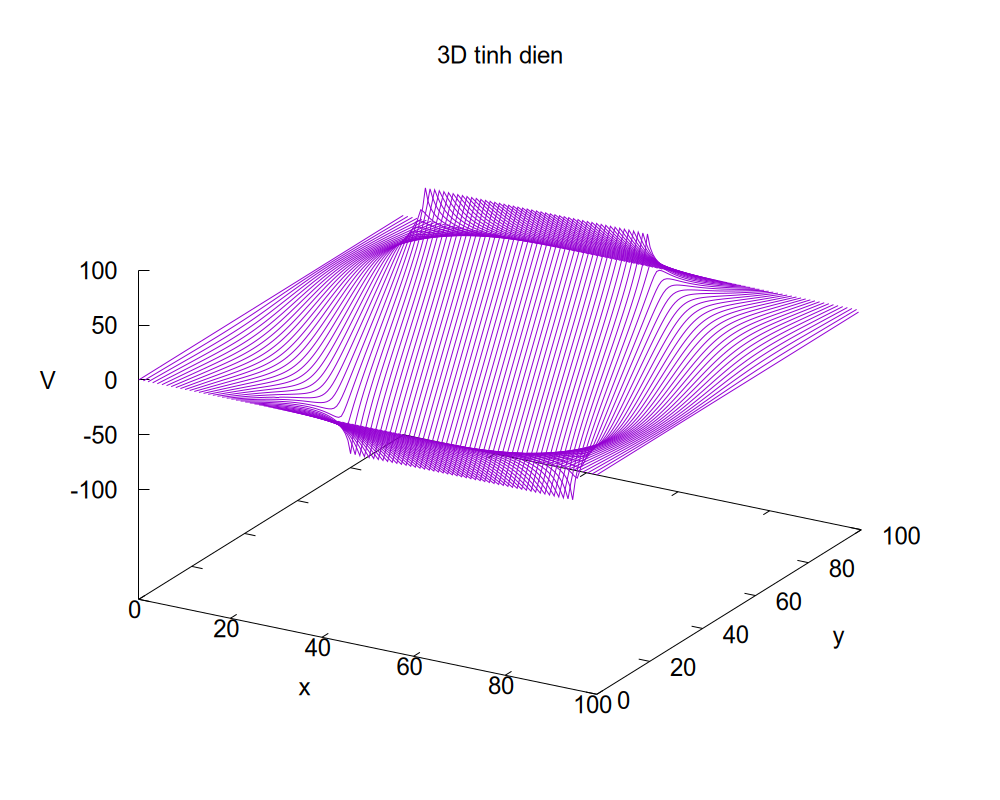

Recreate this plot in gnuplot.
set terminal pngcairo size 1000,800 enhanced font "Arial,18"
set output "bai2_gs_3D.png"

set title "3D tinh dien"
set xlabel "x"
set ylabel "y"
set zlabel "V"

filename = "../bai2_gs_result.txt"

sp filename using 1:2:3 w l notitle
